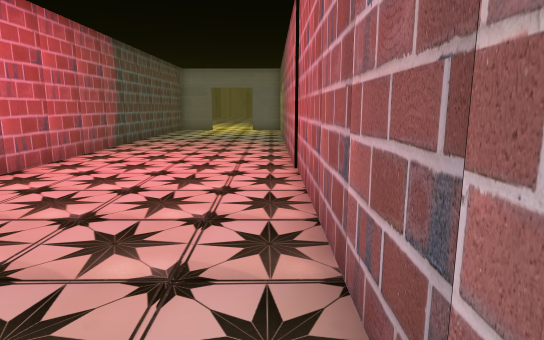
[1] (above)

21 first-person views from a walk through a 3-D level made in the Unity game engine. The camera is 1.3 m above the floor, tilts 10° down and sees 75° across. The floor is counted in squares, 1 m on a side. Each view is taken from the middle of a square. On the plan, view 1 faces up. The plan holds only what a view shows up to about 15 squares ahead; the rest is blank. The place goes on beyond the plan. The player character is not drawn. Some animated figures are left out. Door leaves are left out, so doorways stand open. Some surface patterns are stand-ins.

[2]
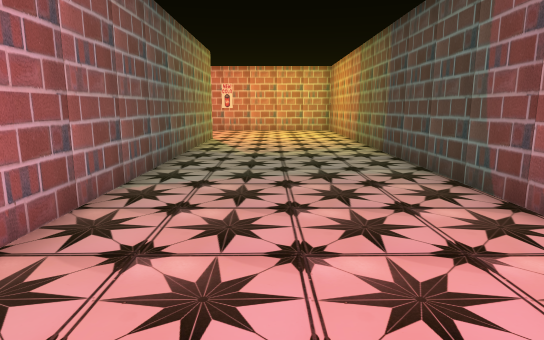

[3]
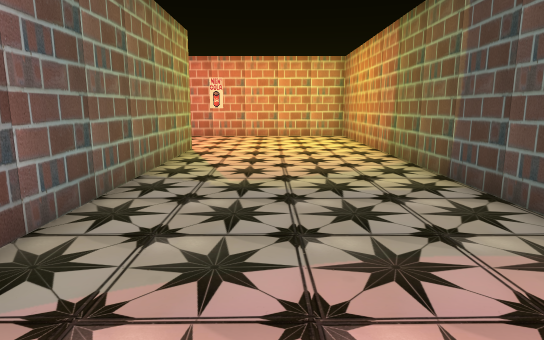

[4]
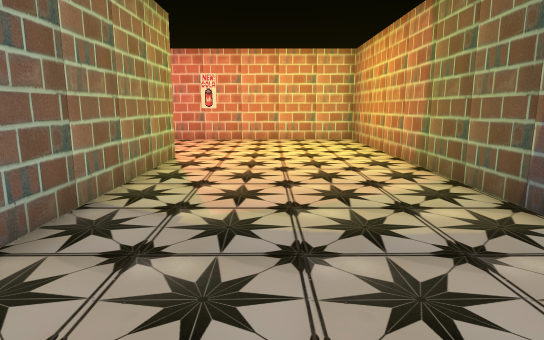

[5]
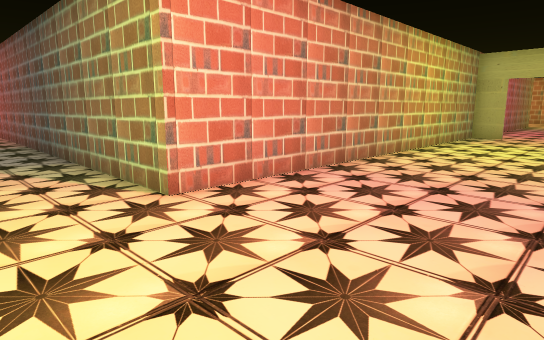

[6]
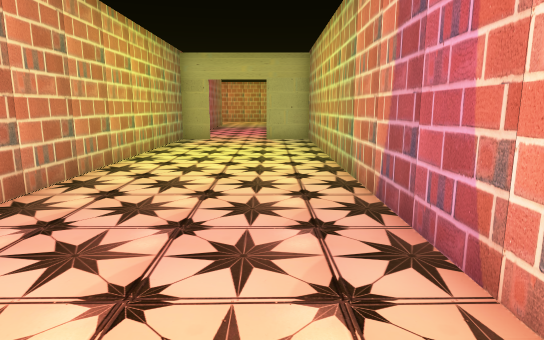

[7]
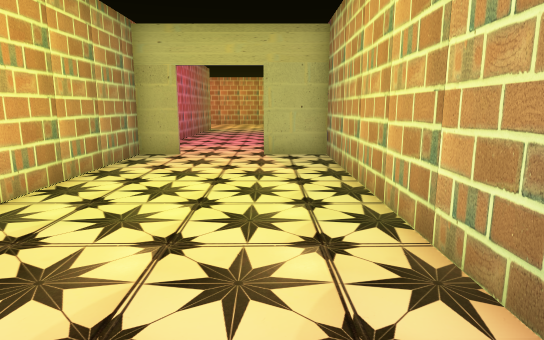

[8]
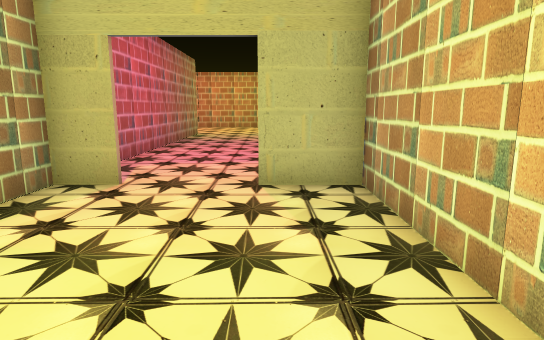

[9]
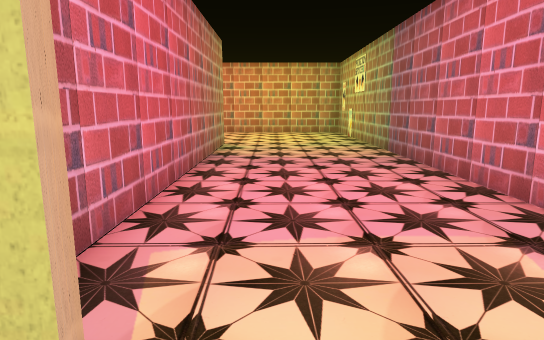

[10]
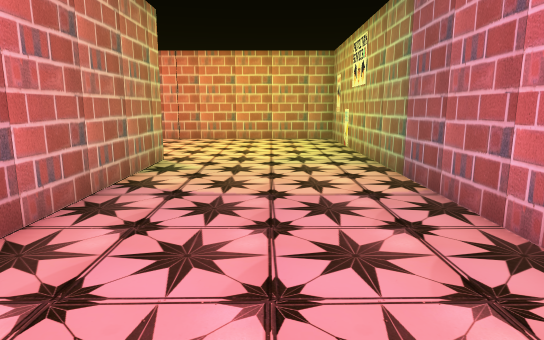

[11]
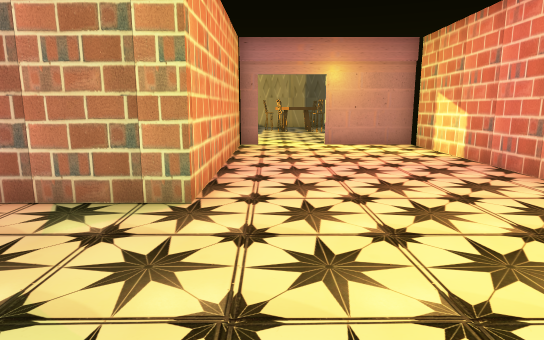

[12]
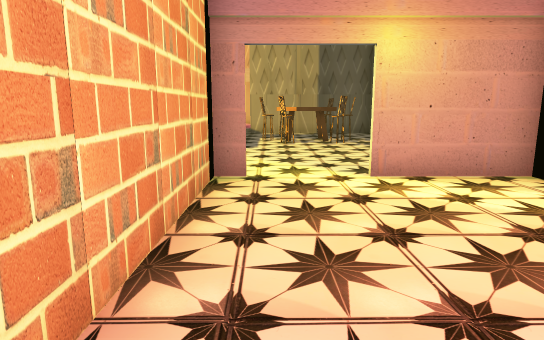

[13]
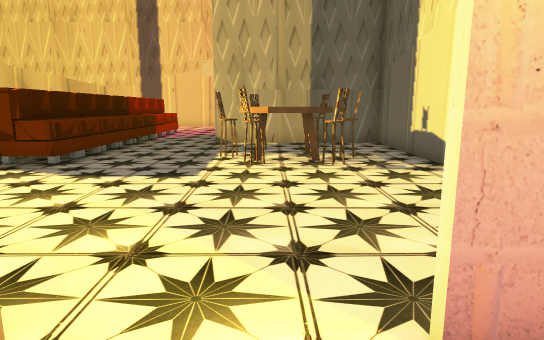

[14]
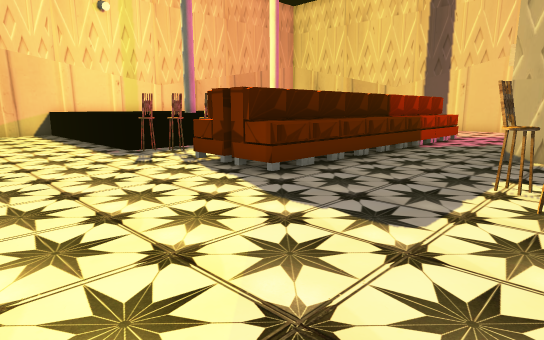

[15]
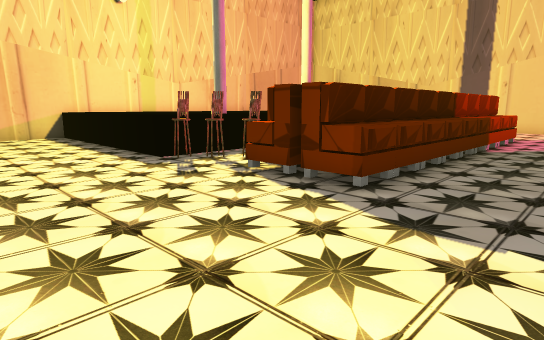

[16]
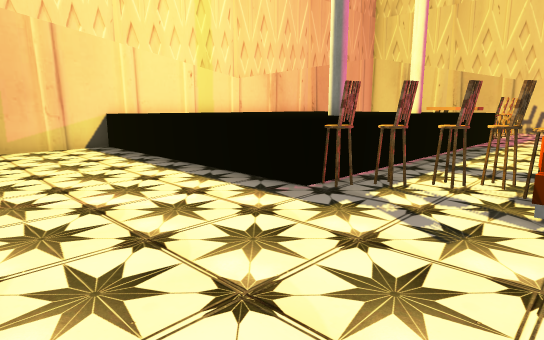

[17]
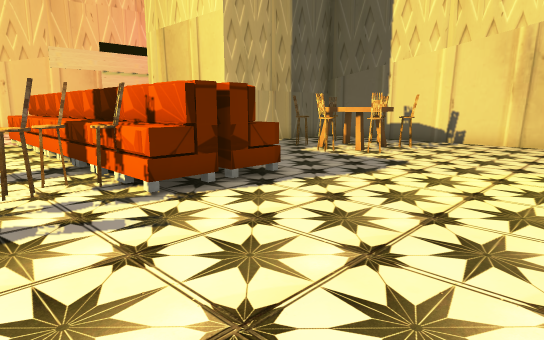

[18]
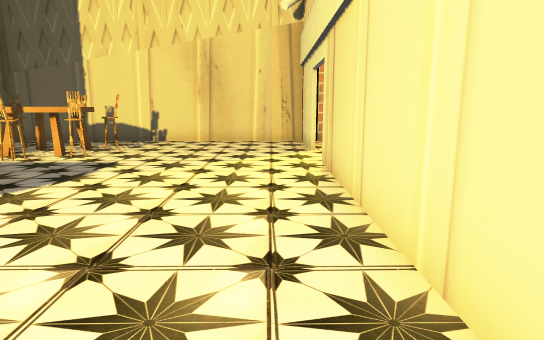

[19]
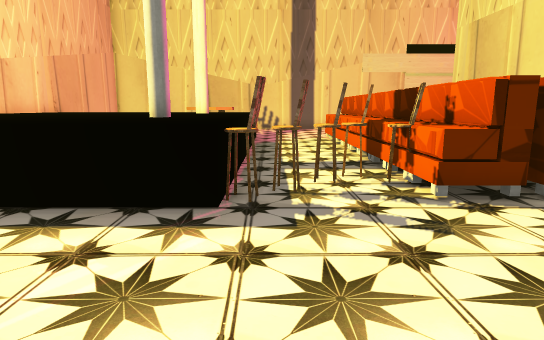

[20]
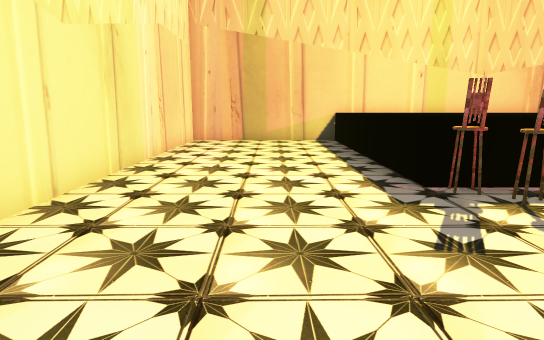

[21]
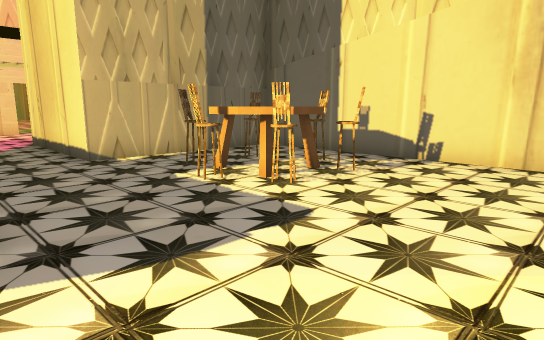

### Floor plan
Key: @ floor where view 1 was taken; # wall or solid block; . floor; D open door; ^ raised ledge; v drop or lower ground; S stool; O other object.
Columns run from 5 left of view 1 to 33 right of it. Each row starts with its distance up from view 1.
 16                ^       ^..OOOO..#
 15 #.....^        ^       ^..OOOO..#
 14 #.....^        ^^^^^ ^^^..OOOO..#
 13 #.....^        ^     ^^^..OOOO..#
 12 #.....^        ^^      ^..OOOO..#
 11 #.....^        ^^      ^..OOOO..#######
 10 #.....^        ^       ^..OOOO........#
  9 #.....^        ^^    ^^^..OOOO...SSSS.#
  8 #.....#        ^^      ^.SSOOO...S^^S.#
  7 #.....#        ^^   ^ ^^SSSSOO...S^^S.#
  6  .....^        ^^^^^^^^SS.OOOO...SSSS.#
  5  .....^        #......................#
  4  .....^        #......................#
  3 #.....^        #......................#
  2 #.....^        #......................#
  1 #.....^        #......................#
  0 #....@^        ##################DDD###
 -1 #.....^                         #.....#
 -2 #.....^                         #.....#
 -3 #.....^                         #.....#
 -4 #.....^                         #.....#
 -5 #.....^                         #.....#
 -6 #.....^                         #.....#
 -7 #.....^                         #.....#
 -8 DDDDDD##########################v.....#
 -9 #...................#.................#
-10 #...................D.................#
-11 #...................D.................#
-12 #...................#.................#
-13 #...................# ................#
-14 #####################   ###############

Positions as (right, up) in squares from view 1, and headings:
1: (0, 0), facing up
2: (-2, 7), facing down
3: (-2, 3), facing down
4: (-2, 1), facing down
5: (-2, -13), facing up-right
6: (0, -12), facing right
7: (5, -12), facing right
8: (9, -12), facing right
9: (14, -10), facing right
10: (18, -11), facing right
11: (28, -13), facing up
12: (28, -7), facing up
13: (29, -2), facing up
14: (29, 1), facing up-left
15: (27, 1), facing up-left
16: (22, 1), facing up-left
17: (19, 1), facing up-right
18: (19, 1), facing right
19: (19, 1), facing up
20: (24, 3), facing left
21: (24, 2), facing up-right
